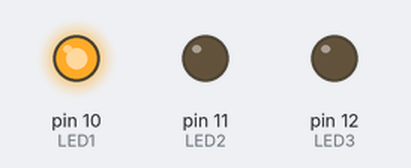
Recording of a sketch running on a simulated Arduino Uno, built with avr-gcc and run on an emulated ATmega328P. Parts: output pins drawn as LEDs (lit = HIGH).

Above: at 0.2 s.
At 1.2 s:
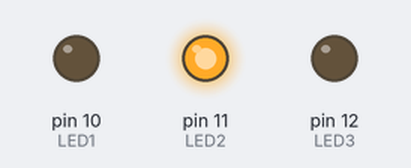
At 2.2 s:
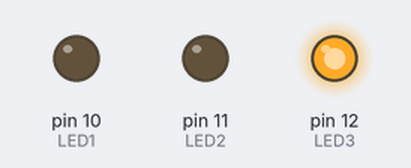
At 5.7 s:
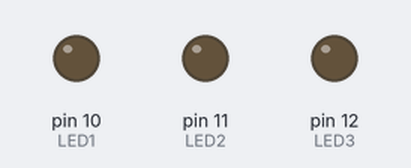
Timing chart, 0 to 6.9 s (numbered marks = the images above):
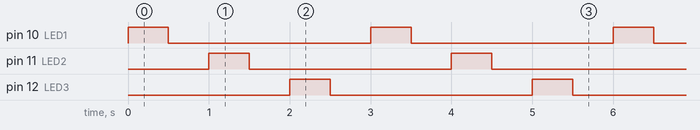

Measured:
- by itself, pin 10 (LED1), pin 11 (LED2), pin 12 (LED3): alternates HIGH for 0.50 s and LOW for 2.5 s
- by itself, everything shown: repeats every 3.0 s, in 6 steps

The sketch:

Light_chaser_-_good.ino
```cpp
/* Light Chaser

This program is to show how to make 3 LEDs turn on and off alternately.

Functionality:
One LED turns On until the delay we set has elapsed while the other two remain OFF.
Once the previous LED has turned off, the next LED turns On until 500 milliseconds has expired.
The same patern is repeated making the 3 LEDs as if they're chasing each other.

*/

int LED1 = 10;  // declaring a variable and assigning it to pin 10 in the arduino board.
int LED2 = 11;  // declaring another variable and assigning it to pin 11 to use as a digital output.
int LED3 = 12;  // declaring another variable and assigning a pin number which will be a digital output.

void setup()  // setting up the code to run once.
{ //
// declaring and configuring the variables we declared above as digital outputs in the program.
  pinMode(LED1, OUTPUT);  // make LED1 as an output; use pin 10 in the arduino board since 10 is declared above.
  pinMode(LED2, OUTPUT);  // make LED2 as an output; use pin 11 in the arduino board.
  pinMode(LED3, OUTPUT);  // make LED3 as an output; use pin 12 in the arduino board.
}

void loop()  // the codes entered below will run repeateadly.
{
  digitalWrite(LED1, HIGH);  // when LED1 is set to HIGH, turn on LED1.
  delay(500); // Wait for 500 millisecond(s)
  digitalWrite(LED1, LOW);  //turn off LED1 once the delay has elapsed.
  delay(500); // Wait for 500 millisecond(s)
  digitalWrite(LED2, HIGH);  //when LED2 is HIGH, turn on LED2.
  delay(500); // Wait for 500 millisecond(s)
  digitalWrite(LED2, LOW);  //after 500millisecond, turn it off.
  delay(500); // Wait for 500 millisecond(s)
  digitalWrite(LED3, HIGH);  //when LED3 is HIGH, turn it on.
  delay(500); // Wait for 500 millisecond(s)
  digitalWrite(LED3, LOW);  //wait until the delay expires before looping back.
  delay(500); // Wait for 500 millisecond(s)
}
```
